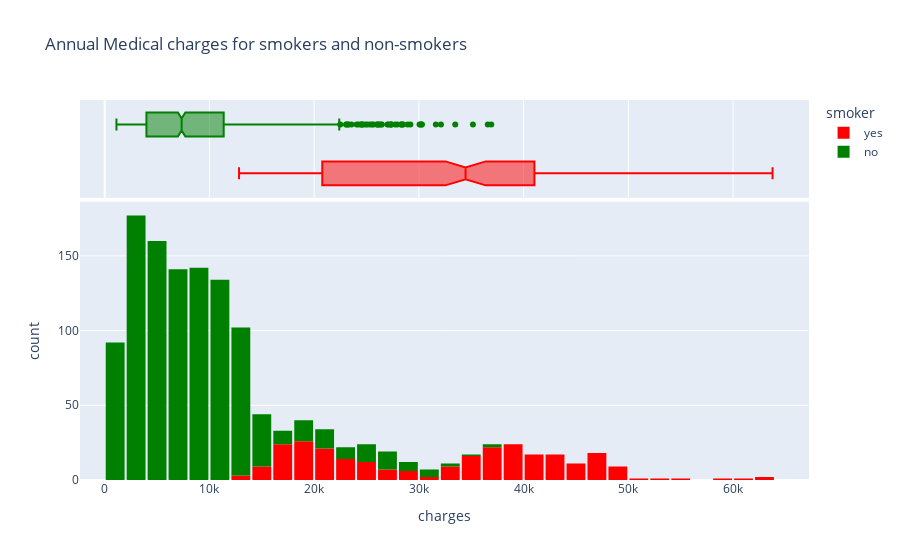

Notebook source saved alongside this figure:
### Code cell
#Let's look at the charges for smokers and non-smokers.
fig = px.histogram(
    df,
    x='charges',
    marginal='box',
    color='smoker',
    color_discrete_sequence=['red','green'],
    title="Annual Medical charges for smokers and non-smokers"
)

fig.update_layout(bargap=0.1)
fig.show()

### Figure 1 — Plotly figure (JSON) as saved in the notebook; plotly's stock layout.template omitted (floating-point values rounded to 4 significant figures; data arrays with more than 128 entries replaced by an {"elided": "..."} marker saying what was removed)
{"data": [{"alignmentgroup": "True", "bingroup": "x", "hovertemplate": "smoker=yes<br>charges=%{x}<br>count=%{y}<extra></extra>", "legendgroup": "yes", "marker": {"color": "red", "pattern": {"shape": ""}}, "name": "yes", "offsetgroup": "yes", "orientation": "v", "showlegend": true, "type": "histogram", "x": {"elided": "274 float values"}, "xaxis": "x", "yaxis": "y"}, {"alignmentgroup": "True", "hovertemplate": "smoker=yes<br>charges=%{x}<extra></extra>", "legendgroup": "yes", "marker": {"color": "red"}, "name": "yes", "notched": true, "offsetgroup": "yes", "showlegend": false, "type": "box", "x": {"elided": "274 float values"}, "xaxis": "x2", "yaxis": "y2"}, {"alignmentgroup": "True", "bingroup": "x", "hovertemplate": "smoker=no<br>charges=%{x}<br>count=%{y}<extra></extra>", "legendgroup": "no", "marker": {"color": "green", "pattern": {"shape": ""}}, "name": "no", "offsetgroup": "no", "orientation": "v", "showlegend": true, "type": "histogram", "x": {"elided": "1064 float values"}, "xaxis": "x", "yaxis": "y"}, {"alignmentgroup": "True", "hovertemplate": "smoker=no<br>charges=%{x}<extra></extra>", "legendgroup": "no", "marker": {"color": "green"}, "name": "no", "notched": true, "offsetgroup": "no", "showlegend": false, "type": "box", "x": {"elided": "1064 float values"}, "xaxis": "x2", "yaxis": "y2"}], "layout": {"autosize": true, "bargap": 0.1, "barmode": "relative", "legend": {"title": {"text": "smoker"}, "tracegroupgap": 0}, "title": {"text": "Annual Medical charges for smokers and non-smokers"}, "xaxis": {"anchor": "y", "autorange": true, "domain": [0, 1], "range": [-2359.0, 67250.0], "title": {"text": "charges"}, "type": "linear"}, "xaxis2": {"anchor": "y2", "autorange": true, "domain": [0, 1], "matches": "x", "range": [-2359.0, 67250.0], "showgrid": true, "showticklabels": false, "type": "linear"}, "yaxis": {"anchor": "x", "autorange": true, "domain": [0, 0.7326], "range": [0, 186.3], "title": {"text": "count"}}, "yaxis2": {"anchor": "x2", "autorange": true, "domain": [0.7426, 1], "matches": "y2", "range": [-0.5, 1.5], "showgrid": false, "showline": false, "showticklabels": false, "ticks": "", "type": "category"}}}
